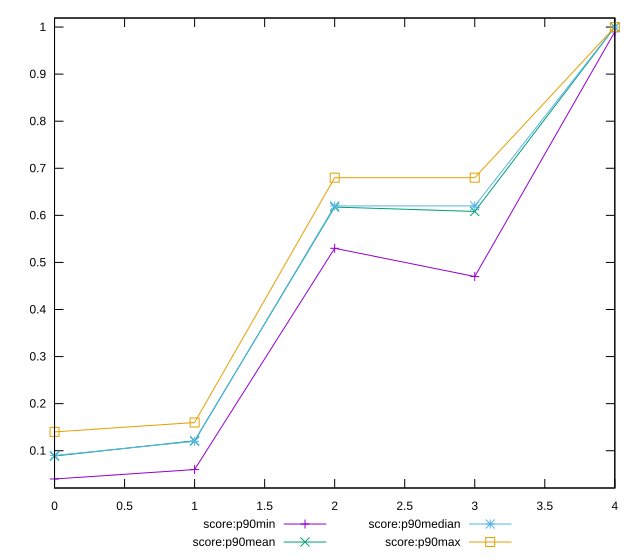

Source code (gnuplot):
reset

$scoreP90Min <<EOF
0 0.04
1 0.06
2 0.53
3 0.47
4 0.99
EOF

$scoreP90Mean <<EOF
0 0.0886813186813187
1 0.12120879120879122
2 0.6175824175824177
3 0.6082417582417581
4 0.9998901098901098
EOF

$scoreP90Median <<EOF
0 0.09
1 0.12
2 0.62
3 0.62
4 1
EOF

$scoreP90Max <<EOF
0 0.14
1 0.16
2 0.68
3 0.68
4 1
EOF

set key outside below
set xrange [0:4]
set yrange [0.020800000000000003:1.0192]
set trange [0.020800000000000003:1.0192]
set terminal svg size 640, 560 enhanced background rgb 'white'
set output "report_00009_2021-02-08T22-37-41.559Z/max-potential-fid/progression/score.svg"

plot $scoreP90Min title "score:p90min" with linespoints, \
     $scoreP90Mean title "score:p90mean" with linespoints, \
     $scoreP90Median title "score:p90median" with linespoints, \
     $scoreP90Max title "score:p90max" with linespoints

reset
